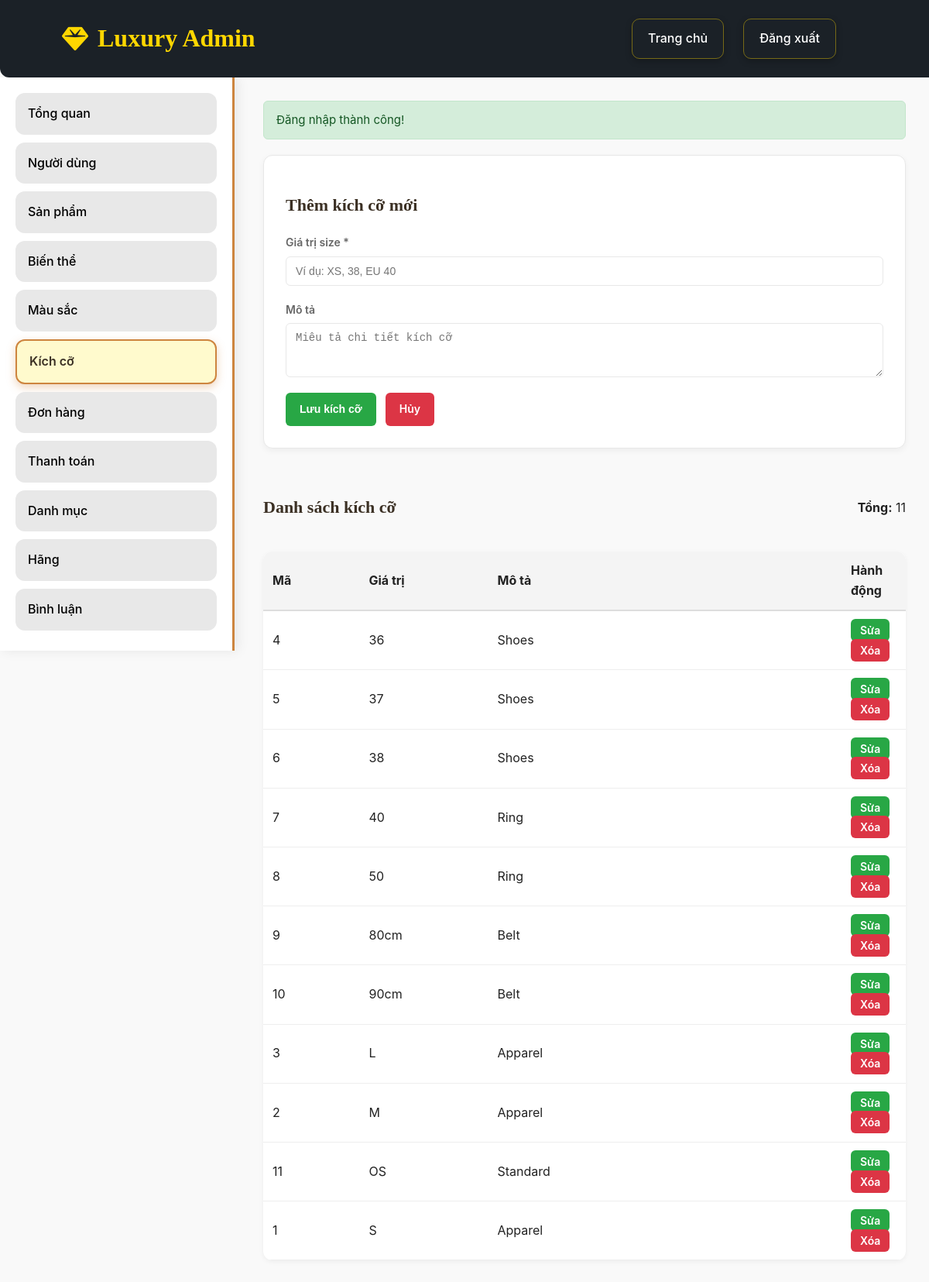
Page /admin/sizes (signed in) on the committed database.
### tables this page shows
CREATE TABLE `sizes` (
  `Size_Id` int(11) NOT NULL,
  `Name` varchar(20) NOT NULL,
  `Type` varchar(20) DEFAULT NULL
);

### src/Core/Controller.php (called while the page is built, shortened)
<?php
class Controller {
    public function renderView($view, $data = []) {
        extract($data);
        $viewFile = ROOT_PATH . '/src/Views/' . $view . '.php';
        require_once $viewFile;
    }
}
?>

### src/Controllers/SizeController.php (called while the page is built, shortened)
<?php
class SizeController extends Controller {
    public function index() {
        $sizeModel = new Size();
        $sizes = $sizeModel->getAll();
        $data = [
            'title' => 'Quản lý kích cỡ',
            'sizes' => $sizes,
            'totalSizes' => count($sizes),
            'editing' => false
        ];
        $this->renderView('admin/size', $data);
    }
}

### src/Controllers/AdminController.php (called while the page is built, shortened)
<?php
class AdminController extends Controller {
    public function sizes() {
        $sc = new SizeController();
        return $sc->index();
    }
}
?>

### src/Core/App.php (called while the page is built, shortened)
<?php
class App {
    protected $method = 'index';
    public function __construct() {
        $url = $this->parseUrl();
        if (isset($url[0]) && !empty($url[0])) {
            $routeMap = [
                'login' => 'AuthController',
                'register' => 'AuthController',
                'logout' => 'AuthController'
            ];
            if (isset($routeMap[$url[0]])) {
                $this->controller = $routeMap[$url[0]];
                $route = $url[0];
                unset($url[0]);
                $url = array_values($url);
                if (empty($url[0])) {
                    if ($route === 'login') {
                        $this->method = 'index';
                    } elseif ($route === 'register') {
                        $this->method = 'register';
                    } elseif ($route === 'logout') {
                        $this->method = 'logout';
                    }
                }
            } else {
                $controllerName = ucfirst(strtolower($url[0])) . 'Controller';
                $controllerFile = ROOT_PATH . '/src/Controllers/' . $controllerName . '.php';
                if (file_exists($controllerFile)) {
                    unset($url[0]);
                    $url = array_values($url);
                }
            }
        }
        $controllerInstance = new $fullControllerName;
        if (isset($url[0]) && !empty($url[0])) {
            $methodName = $url[0];
            if (method_exists($controllerInstance, $methodName)) {
                $this->method = $methodName;
                unset($url[0]);
                $url = array_values($url);
            }
        }
        $this->params = $url ? array_values($url) : [];
        call_user_func_array([$controllerInstance, $this->method], $this->params);
    }
    public function parseUrl() {
        if (isset($_GET['url'])) {
            $url = filter_var(rtrim($_GET['url'], '/'), FILTER_SANITIZE_URL);
            $url = explode('/', $url);
            $url = array_filter($url, function($value) {
                return !empty($value);
            });
            return array_values($url);
        }
        return [];
    }
}
?>

### index.php (called while the page is built, shortened)
<?php
require_once 'app.php';
try {
    $app = new \Core\App();
} catch (\Exception $e) {
    die("Lỗi: " . $e->getMessage() . "<br>File: " . $e->getFile() . "<br>Line: " . $e->getLine());
}
?>

### src/Core/Model.php (called while the page is built, shortened)
<?php
class Model {
    public function __construct() {
        $this->db = $this->getConnection();
    }
    protected function getConnection() {
        require ROOT_PATH . '/src/Config/connection.php';
        return $conn;
    }
}
?>

### src/Models/Size.php (called while the page is built, shortened)
<?php
class Size extends Model
{
    protected $table = 'sizes';
    public function getAll($conditions = [])
    {
        $sql = "SELECT Size_Id as id,
                       Name as value,
                       Type as description
                FROM {$this->table}";
        $params = [];
        $sql .= " ORDER BY Name ASC";
        $stmt = $this->db->prepare($sql);
        $stmt->execute($params);
        return $stmt->fetchAll(\PDO::FETCH_ASSOC);
    }
}

### app.php (called while the page is built, shortened)
<?php
spl_autoload_register(function ($className) {
    $className = str_replace('\\', '/', $className);
    $file = ROOT_PATH . '/src/' . $className . '.php';
});
?>

### src/Views/admin/size.php (the view, shortened to what this page needs)
<!DOCTYPE html>
<html lang="vi">
<body>
    <div class="admin-container">
        <?php include __DIR__ . '/aside.php'; ?>
        <main class="admin-content">
            <?php if (isset($_SESSION['message'])): ?>
                <div class="alert alert-success">
                    <?php echo htmlspecialchars($_SESSION['message']); unset($_SESSION['message']); ?>
                </div>
            <?php endif; ?>
            <div class="form-section">
                <h2><?php echo !empty($data['editing']) ? 'Sửa kích cỡ' : 'Thêm kích cỡ mới'; ?></h2>
                <form method="POST" action="<?php echo ROOT_URL; ?>admin/saveSize">
                    <div class="form-group">
                        <label for="size-value">Giá trị size *</label>
                        <input id="size-value" type="text" name="value" required placeholder="Ví dụ: XS, 38, EU 40"
                               value="<?php echo htmlspecialchars($data['editing'] && isset($data['size']) ? $data['size']['value'] : ''); ?>">
                    </div>
                    <div class="form-group">
                        <label for="size-description">Mô tả</label>
                        <textarea id="size-description" name="description" rows="3"
                                  placeholder="Miêu tả chi tiết kích cỡ"><?php echo htmlspecialchars($data['editing'] && isset($data['size']) ? $data['size']['description'] : ''); ?></textarea>
                    </div>
                    <div class="form-actions">
                        <button type="submit" class="btn btn-success">
                            <?php echo !empty($data['editing']) ? 'Cập nhật' : 'Lưu kích cỡ'; ?>
                        </button>
                        <a href="<?php echo ROOT_URL; ?>admin/sizes" class="btn btn-cancel">Hủy</a>
                    </div>
                </form>
            </div>
            <section>
                <div style="margin-bottom: 20px; display:flex; justify-content: space-between; align-items:center;">
                    <h2>Danh sách kích cỡ</h2>
                    <div><strong>Tổng:</strong> <?php echo (int)($data['totalSizes'] ?? 0); ?></div>
                </div>
                <div class="table-container">
                    <?php if (!empty($data['sizes'])): ?>
                        <table>
                            <thead>
                                <tr>
                                    <th width="15%">Mã</th>
                                    <th width="20%">Giá trị</th>
                                    <th width="55%">Mô tả</th>
                                    <th width="10%">Hành động</th>
                                </tr>
                            </thead>
                            <tbody>
                                <?php foreach ($data['sizes'] as $size): ?>
                                    <tr>
                                        <td><?php echo htmlspecialchars($size['id']); ?></td>
                                        <td><?php echo htmlspecialchars($size['value']); ?></td>
                                        <td><?php echo htmlspecialchars($size['description'] ?? ''); ?></td>
                                        <td>
                                            <a class="btn btn-success" style="padding:6px 12px;"
                                               href="<?php echo ROOT_URL; ?>admin/editSize/<?php echo urlencode($size['id']); ?>">Sửa</a>
                                            <a class="btn btn-cancel" style="padding:6px 12px;"
                                               href="<?php echo ROOT_URL; ?>admin/deleteSize/<?php echo urlencode($size['id']); ?>"
                                               onclick="return confirm('Bạn có chắc muốn xóa kích cỡ này?');">Xóa</a>
                                        </td>
                                    </tr>
                                <?php endforeach; ?>
                            </tbody>
                        </table>
                    <?php else: ?>
                        <div class="empty-message">
                            Chưa có kích cỡ nào. Hãy thêm kích cỡ để hoàn thiện bảng thông số.
                        </div>
                    <?php endif; ?>
                </div>
            </section>
        </main>
    </div>
</body>
</html>

### src/Views/admin/head.php (style rules this page uses)
html, body { margin: 0; padding: 0; font-family: 'Inter', Helvetica, Arial, sans-serif; background: #f8f9fa; color: #333; line-height: 1.6; }
h1,h2,h3,h4,h5,h6 { font-family: 'Playfair Display', serif; color: #3b3024; }
a { text-decoration: none; color: inherit; }
main.admin-content { margin-top: 100px; margin-left: calc(260px + 50px); width: calc(100% - 260px - 50px); padding: 30px; box-sizing: border-box; }

### src/Views/admin/size.php (style rules this page uses)
:root { --black: #0f0f10; --white: #ffffff; --text: #222; --muted: #666; --gold: #d4af37; --border: #e8e8e8; --bg: #f9f9f9; --success: #28a745; --danger: #dc3545; --primary: #007bff; }
body { margin: 0; font-family: 'Inter', sans-serif; background: var(--bg); color: var(--text); }
.admin-container { display: flex; flex-direction: column; min-height: 100vh; }
.admin-content { max-width: 1200px; width: 100%; margin: 32px auto; padding: 0 20px; }
h2 { font-size: 22px; font-weight: 700; margin-bottom: 20px; }
.alert { padding: 12px 16px; border-radius: 6px; margin-bottom: 20px; font-size: 15px; }
.alert-success { background: #d4edda; color: #155724; border: 1px solid #c3e6cb; }
.form-section { background: #fff; border: 1px solid var(--border); border-radius: 12px; padding: 28px; box-shadow: 0 3px 8px rgba(0, 0, 0, 0.05); margin-bottom: 40px; }
.form-group { margin-bottom: 20px; display: flex; flex-direction: column; }
.form-group label { font-size: 14px; font-weight: 600; margin-bottom: 6px; color: var(--muted); }
.form-group input, .form-group textarea { padding: 10px 12px; border: 1px solid var(--border); border-radius: 6px; font-size: 14px; transition: border-color 0.2s ease; }
.form-actions { display: flex; gap: 12px; flex-wrap: wrap; margin-top: 10px; }
.btn { padding: 10px 18px; border-radius: 6px; font-size: 14px; font-weight: 600; cursor: pointer; border: none; text-decoration: none; transition: all 0.2s ease; }
.btn-success { background: var(--success); color: #fff; }
.btn-cancel { background: var(--danger); color: #fff; }
.table-container { background: #fff; border-radius: 12px; overflow-x: auto; box-shadow: 0 2px 6px rgba(0, 0, 0, 0.05); }
table { width: 100%; border-collapse: collapse; min-width: 800px; }
th, td { padding: 12px; text-align: left; border-bottom: 1px solid #eee; }
thead { background-color: #f4f4f4; border-bottom: 2px solid #ddd; }

### rows in the picture
sizes: Size_Id "4", Name "36", Type "Shoes"
sizes: Size_Id "5", Name "37", Type "Shoes"
sizes: Size_Id "6", Name "38", Type "Shoes"
sizes: Size_Id "7", Name "40", Type "Ring"
sizes: Size_Id "8", Name "50", Type "Ring"
sizes: Size_Id "9", Name "80cm", Type "Belt"
sizes: Size_Id "10", Name "90cm", Type "Belt"
sizes: Size_Id "3", Name "L", Type "Apparel"
sizes: Size_Id "2", Name "M", Type "Apparel"
sizes: Size_Id "11", Name "OS", Type "Standard"
sizes: Size_Id "1", Name "S", Type "Apparel"

### other values in the picture
$label "Tổng quan"
$label "Người dùng"
$label "Sản phẩm"
$label "Biến thể"
$label "Màu sắc"
$label "Kích cỡ"
$label "Đơn hàng"
$label "Thanh toán"
$label "Danh mục"
$label "Hãng"
$label "Bình luận"
$_SESSION['message'] "Đăng nhập thành công!"
$data['totalSizes'] "11"
